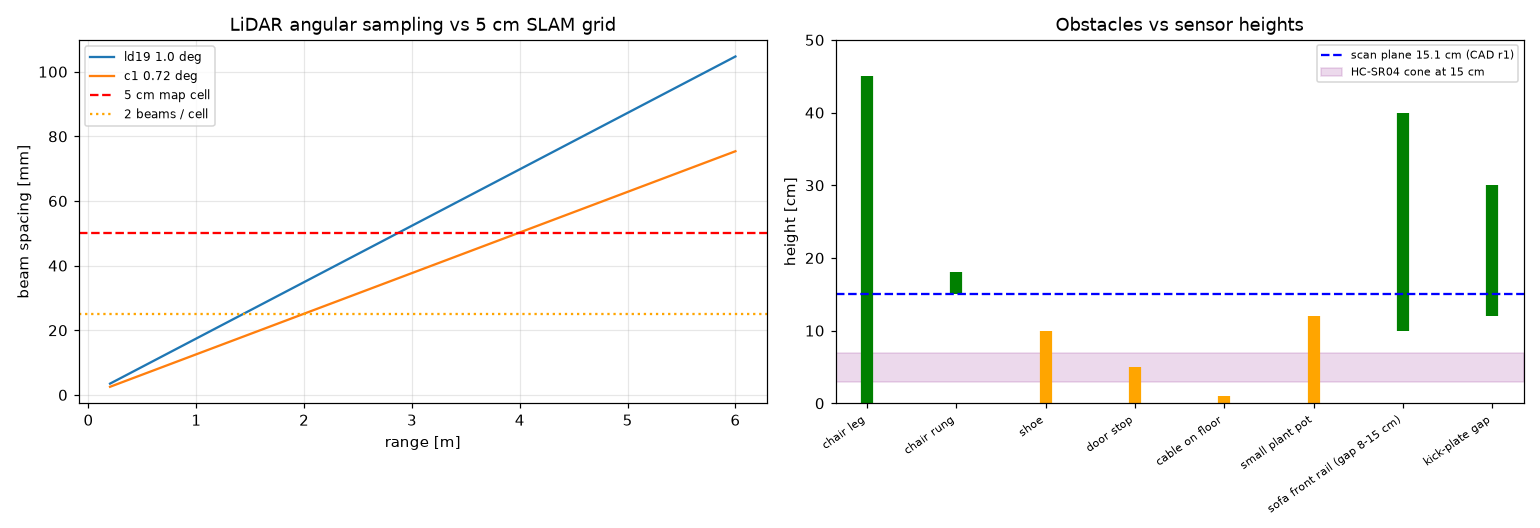

This chart was generated by the following Python code:
"""8. Sensors (round 2): LD19 vs RPLIDAR C1 against the 5 cm SLAM map and the 15 cm stop; scan plane
from the CAD fit check (blocked sectors, payload/plant growth, pitch-induced floor hits); camera floor
visibility and detection FPS on the Pi 5; HC-SR04 at 3.3 V and its blind zone.
"""
import json
import math

import matplotlib
matplotlib.use("Agg")
import matplotlib.pyplot as plt
import numpy as np

from common import HERE, SRC, fit_check_raw, r3, save_section

LIDARS = {
    "ld19": {"mass_g": 47, "size_mm": "38.6 x 38.6 x 33.5 body (54 x 46.3 x 34.8 with ears)", "range_m": (0.02, 12),
             "acc_mm": 45, "acc_note": "+/-45 mm for 0.3-12 m; NO accuracy spec <= 300 mm (D)", "std_mm": 10,
             "rate_hz": 4500, "scan_hz": (5, 10, 13), "ang_res_deg": 1.0, "ang_err_deg": 2.0,
             "uart": "TX only, 230400 baud, 3.3 V, ZH1.5T-4P; PWM pin -> internal speed control",
             "power": "4.5-5.5 V, 180 mA work / 300 mA start (D)",
             "ros2": "ldlidar_stl_ros2 (vendor repo, ROS 2 support community-maintained for Jazzy)",
             "price_eur": 142.80, "price_src": SRC["ld19_eur"], "src": SRC["ld19_pdf"]},
    "c1": {"mass_g": 110, "size_mm": "55.6 x 55.6 x 41.3", "range_m": (0.05, 12), "acc_mm": 30,
           "acc_note": "+/-30 mm, 15 mm resolution, from 0.05 m (D)", "std_mm": None,
           "rate_hz": 5000, "scan_hz": (8, 10, 12), "ang_res_deg": 0.72, "ang_err_deg": None,
           "uart": "TX+RX 460800 baud 3.3 V, XH2.54-5P; USB adapter in kit",
           "power": "4.8-5.2 V, 230 mA (1.15 W) (D)", "ros2": "sllidar_ros2 (Slamtec official, C1 launch file)",
           "price_eur": 81.12, "price_src": SRC["c1_eur"], "src": SRC["c1_pdf"]},
}
MAP_RES = 0.05


def main():
    fc = {c["model"]: c for c in fit_check_raw()}
    res = {"lidars": LIDARS}
    # ---- LiDAR vs requirements
    cmp = {}
    for k, l in LIDARS.items():
        d = {}
        for rng in (1, 2, 4, 6):
            d[f"beam_spacing_{rng}m_mm"] = 1000 * rng * math.radians(l["ang_res_deg"])
        d["max_range_2_beams_per_5cm_cell_m"] = MAP_RES / 2 / math.radians(l["ang_res_deg"])
        d["max_range_1_beam_per_5cm_cell_m"] = MAP_RES / math.radians(l["ang_res_deg"])
        d["range_err_vs_5cm_cell"] = l["acc_mm"] / 50
        d["stop_zone_range_m"] = 0.222
        d["stop_zone_spec_ok"] = l["range_m"][0] <= 0.222 and (k == "c1")
        d["mass_on_tower_g"] = l["mass_g"]
        cmp[k] = d
    res["lidar_vs_req"] = cmp
    res["lidar_choice"] = {
        "recommend": "RPLIDAR C1",
        "why": ["accuracy specified (+/-30 mm) from 0.05 m, so the 15 cm stop zone (222 mm from the LiDAR) is inside "
                "spec; LD19 has no accuracy spec below 300 mm",
                "0.72 deg vs 1.0 deg: 2 beams per 5 cm cell out to 2.0 m (LD19 1.4 m)",
                "official, maintained ROS 2 driver (sllidar_ros2) with a C1 launch file vs vendor/community LD19 driver",
                "EUR 81 vs 143 (EU shops, Nov 2026 listings)"],
        "against": ["+63 g mass 15 cm above the floor (CoM +3.5 mm up; all stability margins still >= 3.5x, a6)",
                    "41.3 mm tall vs 34.8 mm, 55.6 mm square base; VCC window 4.8-5.2 V is tighter than LD19's 4.5-5.5 V "
                    "-> feed it from the Pi USB (regulated) or straight from the D36V50F5, never via a long thin lead"],
    }
    # ---- scan plane (CAD fit check)
    scan = {}
    for mdl in ("scout_v2", "scout_v2_c1", "scout_v2_no_payload"):
        if mdl not in fc:
            continue
        lc = fc[mdl]["lidar_check"]
        scan[mdl] = {"scan_z_mm": lc["scan_plane_z_mm"], "margin_mm": lc["margin_mm"],
                     "highest_other": lc["highest_other_part"], "dip_tolerance": lc["dip_tolerance_deg"][:2],
                     "unintended_overlaps": fc[mdl]["overlaps_unintended"]}
    res["scan_plane_cad"] = scan
    # payload / plant shadow: cup d 75 at 81.4 mm horizontal from the LiDAR axis
    d_cup, r_cup = 0.0814, 0.0375
    res["payload_shadow"] = {
        "sector_deg_if_anything_rises_above_scan": 2 * math.degrees(math.asin(r_cup / d_cup)),
        "plant_height_allowed_above_cup_rim_mm": scan.get("scout_v2_c1", {}).get("margin_mm", 5.2),
        "verdict": "a seedling in the cup that grows > 5 mm above the 80 mm rim blinds a ~55 deg rear sector; "
                   "either cap the payload envelope at 80 mm total height (REQ) or accept and filter a documented "
                   "rear blind sector (laser angular-bounds filter) -- and never reverse blind",
    }
    # pitch -> floor hits
    pitch = {}
    for th in (1.5, 3.0, 5.0, 7.18):
        z = 0.151
        pitch[f"{th}deg"] = {"floor_hit_range_m": z / math.tan(math.radians(th))}
    res["pitch_floor_hits"] = {"cases": pitch, "verdict": "climbing the threshold pitches the robot 7.2 deg: the scan "
                               "plane hits the floor 1.2 m away -> phantom obstacles / map corruption. Gate scans when "
                               "|IMU pitch| > 1.5 deg (filter node) and set slam_toolbox minimum_travel to skip them."}
    # ---- camera
    cam = fc.get("scout_v2_c1", {}).get("camera_check", {})
    res["camera"] = {
        "cad": cam,
        "floor_requirement": "floor visible <= 150 mm ahead of the front: CAD gives 109 mm -> PASS (41 mm margin)",
        "occlusion": "lower FOV edge clears the camera mount by 9.4 mm and does not hit the HC-SR04 (it hangs under the "
                     "top plate, below the lens line); check the real holder's front lip",
        "urdf": "URDF r1 camera_joint has rpy 0 0 0 (v1); CAD pitches the camera 15 deg down -> camera_joint rpy must be "
                "(0, +0.2618, 0) and xyz from CAD lens centre (0.1105, 0, 0.0828) or detections are projected 15 deg off",
        "fps": {"yolo26n_ncnn_640_ms": 67.0, "fps_640_inference_only": 1000 / 67.0,
                "ultralytics_quoted_fps_640": 7.79,
                "fps_320_estimate": "~4x fewer FLOPs -> 25-40 FPS inference-only (A: scaling, not measured)",
                "with_slam_nav2_load": "expect 0.5-0.7x when 1-2 cores are busy with SLAM/Nav2 (A)",
                "verdict": "REQ-SCOUT-010 (>= 10 FPS) FAILS at 640 px (7.8-15 FPS before other load) and PASSES at "
                           "320 px (est. 12-28 FPS under load). Use 320-416 px input, NCNN, 4 threads max 3.",
                "src": SRC["yolo_pi5"]},
    }
    # ---- HC-SR04
    res["ultrasonic"] = {
        "supply": "5 V only (datasheet 5 V DC, 15 mA); ECHO is a 5 V output -> divider to the ESP32 (not 5 V tolerant): "
                  "1 k (series) / 2 k (to GND) -> 3.33 V; TRIG accepts 3.3 V logic in practice (VIH not specified)",
        "range": "2-400 cm, 15 deg measuring angle (datasheet) -> blind < 2 cm, but reliable readings start ~3-5 cm (A)",
        "rate": "60 ms measurement cycle recommended (datasheet) -> 16 Hz max; at 0.3 m/s the robot moves 18 mm per ping",
        "coverage": "beam centre z ~0.049 m (CAD, under the top plate); 15 deg cone covers z 0.029-0.069 m at 15 cm -> "
                    "catches low obstacles the LiDAR (z 0.151 m) misses: shoes, pet bowls, door stops",
        "misses": "soft fabric, thin chair legs at an angle, objects > 7.5 deg off-axis; never sole safety sensor",
        "src": SRC["hcsr04"],
    }
    # ---- obstacle classes vs sensor heights
    obst = {"chair leg": (0.0, 0.45), "chair rung": (0.15, 0.18), "shoe": (0.0, 0.10), "door stop": (0.0, 0.05),
            "cable on floor": (0.0, 0.01), "small plant pot": (0.0, 0.12), "sofa front rail (gap 8-15 cm)": (0.10, 0.40),
            "kick-plate gap": (0.12, 0.30)}
    sz = 0.151
    top = sz + 0.012
    cls = {}
    for k, (b, t) in obst.items():
        if b <= sz <= t:
            c = "LiDAR"
        elif t < sz:
            c = "below scan: HC-SR04 / camera" + (" (also below sonar cone)" if t < 0.02 else "")
        elif b < top:
            c = "OVERHANG: robot hits it, LiDAR blind"
        else:
            c = "above robot"
        cls[k] = {"bottom": b, "top": t, "class": c}
    res["obstacles"] = cls
    save_section("sensors", r3(res, 4))

    fig, (a, b) = plt.subplots(1, 2, figsize=(14, 4.8))
    rng = np.linspace(0.2, 6, 100)
    for k, l in LIDARS.items():
        a.plot(rng, 1000 * rng * math.radians(l["ang_res_deg"]), label=f"{k} {l['ang_res_deg']} deg")
    a.axhline(50, color="r", ls="--", label="5 cm map cell"); a.axhline(25, color="orange", ls=":", label="2 beams / cell")
    a.set_xlabel("range [m]"); a.set_ylabel("beam spacing [mm]"); a.legend(fontsize=8); a.grid(alpha=.3)
    a.set_title("LiDAR angular sampling vs 5 cm SLAM grid")
    for i, (k, v) in enumerate(cls.items()):
        col = "g" if v["class"] == "LiDAR" else "r" if "OVERHANG" in v["class"] else "orange"
        b.plot([i, i], [v["bottom"] * 100, v["top"] * 100], lw=8, color=col, solid_capstyle="butt")
    b.axhline(sz * 100, color="b", ls="--", label="scan plane 15.1 cm (CAD r1)")
    b.axhspan(2.9, 6.9, color="purple", alpha=.15, label="HC-SR04 cone at 15 cm")
    b.set_xticks(range(len(cls))); b.set_xticklabels(list(cls), rotation=35, ha="right", fontsize=7)
    b.set_ylim(0, 50); b.set_ylabel("height [cm]"); b.legend(fontsize=7); b.set_title("Obstacles vs sensor heights")
    fig.tight_layout(); fig.savefig(HERE / "a8_sensors.png", dpi=110)
    print(json.dumps(r3({k: res[k] for k in ("lidar_vs_req", "payload_shadow", "pitch_floor_hits", "obstacles")}, 3), indent=1))


if __name__ == "__main__":
    main()
